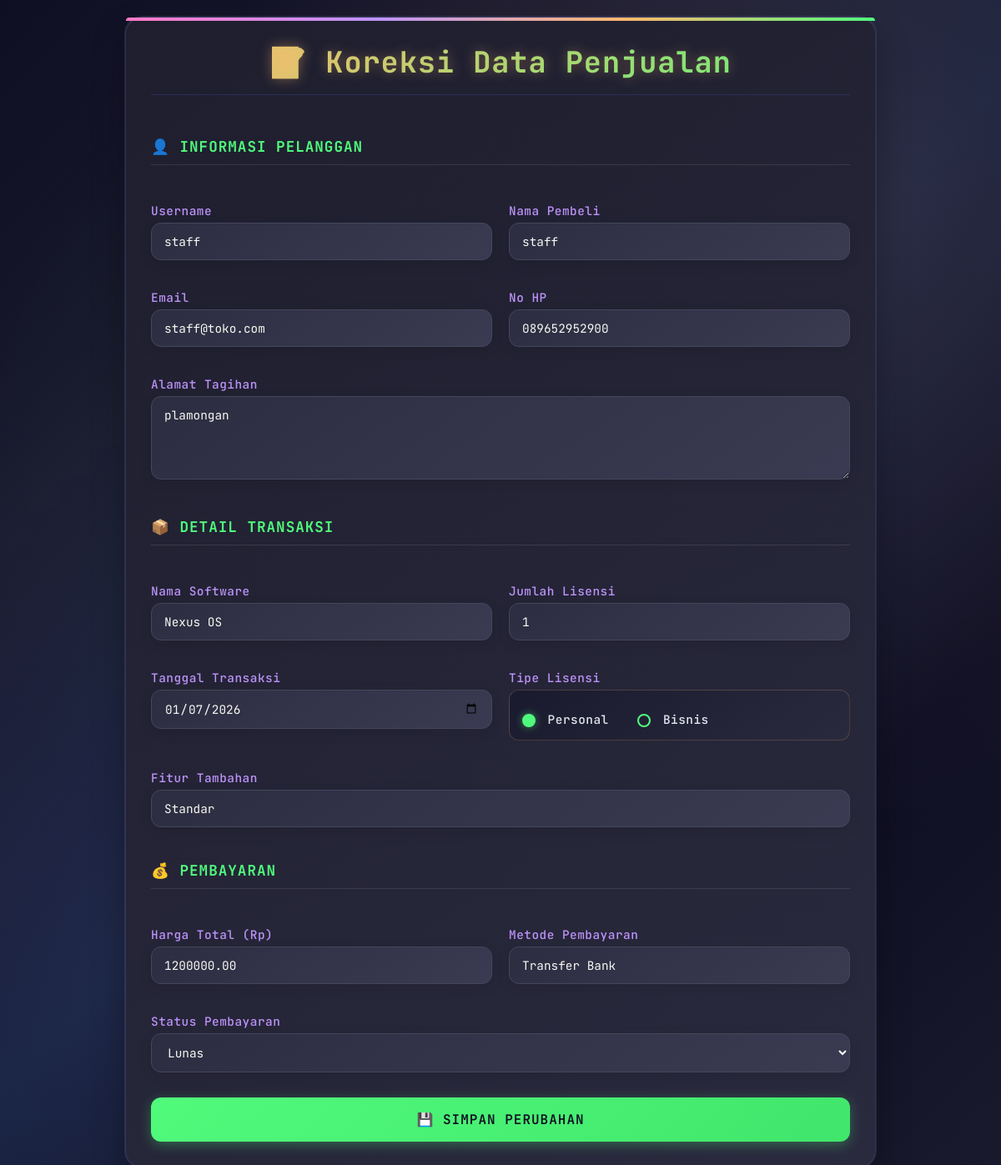
Page /koreksiDataPenjualan.php?kode=1 on the committed database.
### tables this page shows
CREATE TABLE `table_penjualan` (
  `id` int(11) NOT NULL,
  `username` varchar(50) DEFAULT NULL,
  `nama_pembeli` varchar(100) DEFAULT NULL,
  `jumlah_lisensi` int(11) DEFAULT NULL,
  `nama_software` varchar(100) DEFAULT NULL,
  `tanggal_transaksi` date DEFAULT NULL,
  `harga` decimal(15,2) DEFAULT NULL,
  `alamat` text DEFAULT NULL,
  `metode_pembayaran` varchar(50) DEFAULT NULL,
  `no_hp` varchar(20) DEFAULT NULL,
  `tipe_lisensi` varchar(50) DEFAULT NULL,
  `status_pembayaran` enum('Lunas','Pending','Batal') DEFAULT NULL,
  `fitur_tambahan` text DEFAULT NULL,
  `email` varchar(100) DEFAULT NULL,
  `bukti_pembayaran` varchar(255) DEFAULT NULL,
  `profile_picture` varchar(255) DEFAULT NULL
);

### koreksiDataPenjualan.php (the view, shortened to what this page needs)
<?php
require "koneksi.php";
$id = (int)$_GET['kode'];
$sql = "SELECT * FROM table_penjualan WHERE id = $id";
$result = $conn->query($sql);
if ($result->num_rows > 0) {
    $row = $result->fetch_assoc();
} else {
    echo "Data transaksi tidak ditemukan.";
    exit;
}
?>
<!DOCTYPE html>
<html lang="id">
<head>
</head>
<body>
    <div class="container">
        <h1>📝 Koreksi Data Penjualan</h1>
        <form action="simpanKoreksiPenjualan.php" method="POST">
            <div class="form-grid">
                <h3 class="section-title">👤 Informasi Pelanggan</h3>
                <div>
                    <label for="username">Username</label>
                    <input type="text" id="username" name="username" value="<?= isset($row['username']) ? $row['username'] : '' ?>" required>
                </div>
                <div>
                    <label for="nama_pembeli">Nama Pembeli</label>
                    <input type="text" id="nama_pembeli" name="nama_pembeli" value="<?= isset($row['nama_pembeli']) ? $row['nama_pembeli'] : '' ?>" required>
                </div>
                <div>
                    <label for="email">Email</label>
                    <input type="email" id="email" name="email" value="<?= isset($row['email']) ? $row['email'] : '' ?>">
                </div>
                <div>
                    <label for="noHP">No HP</label>
                    <input type="text" id="noHP" name="no_hp" value="<?= isset($row['no_hp']) ? $row['no_hp'] : '' ?>">
                </div>
                <div class="full-width">
                    <label for="alamat">Alamat Tagihan</label>
                    <textarea id="alamat" name="alamat" rows="2"><?= isset($row['alamat']) ? $row['alamat'] : '' ?></textarea>
                </div>
                <h3 class="section-title">📦 Detail Transaksi</h3>
                <div>
                    <label for="nama_software">Nama Software</label>
                    <input type="text" id="nama_software" name="nama_software" value="<?= isset($row['nama_software']) ? $row['nama_software'] : '' ?>">
                </div>
                <div>
                    <label for="jumlah_lisensi">Jumlah Lisensi</label>
                    <input type="number" id="jumlah_lisensi" name="jumlah_lisensi" value="<?= isset($row['jumlah_lisensi']) ? $row['jumlah_lisensi'] : '' ?>">
                </div>
                <div>
                    <label for="tanggal_transaksi">Tanggal Transaksi</label>
                    <input type="date" id="tanggal_transaksi" name="tanggal_transaksi" value="<?= isset($row['tanggal_transaksi']) ? $row['tanggal_transaksi'] : '' ?>">
                </div>
                <div>
                    <label>Tipe Lisensi</label>
                    <div class="radio-group" style="padding: 10px;">
                        <input type="radio" id="tipe_p" name="tipe_lisensi" value="Personal" <?= (isset($row['tipe_lisensi']) && $row['tipe_lisensi'] == 'Personal') ? 'checked' : '' ?>>
                        <label for="tipe_p">Personal</label>
                        <input type="radio" id="tipe_b" name="tipe_lisensi" value="Bisnis" <?= (isset($row['tipe_lisensi']) && $row['tipe_lisensi'] == 'Bisnis') ? 'checked' : '' ?>>
                        <label for="tipe_b">Bisnis</label>
                    </div>
                </div>
                <div class="full-width">
                    <label for="fitur_tambahan">Fitur Tambahan</label>
                    <input type="text" id="fitur_tambahan" name="fitur_tambahan" value="<?= isset($row['fitur_tambahan']) ? $row['fitur_tambahan'] : '' ?>">
                </div>
                <h3 class="section-title">💰 Pembayaran</h3>
                <div>
                    <label for="harga">Harga Total (Rp)</label>
                    <input type="number" id="harga" name="harga" value="<?= isset($row['harga']) ? $row['harga'] : '' ?>">
                </div>
                <div>
                    <label for="metode_pembayaran">Metode Pembayaran</label>
                    <input type="text" id="metode_pembayaran" name="metode_pembayaran" value="<?= isset($row['metode_pembayaran']) ? $row['metode_pembayaran'] : '' ?>">
                </div>
                <div class="full-width">
                    <label for="status_pembayaran">Status Pembayaran</label>
                    <select id="status_pembayaran" name="status_pembayaran">
                        <option value="Lunas" <?= (isset($row['status_pembayaran']) && $row['status_pembayaran'] == 'Lunas') ? 'selected' : '' ?>>Lunas</option>
                    </select>
                </div>
            </div>
            <input type="submit" value="💾 Simpan Perubahan">
        </form>
    </div>
</body>
</html>

### koreksiDataPenjualan.php (style rules this page uses)
* { box-sizing: border-box; }
body { font-family: 'JetBrains Mono', 'Courier New', monospace; background: linear-gradient(135deg, #0f0f23 0%, #1a1a2e 25%, #16213e 50%, #0f0f23 75%, #1a1a2e 100%); background-attachment: fixed; color: #e2e8f0; margin: 0; padding: 20px; min-height: 100vh; }
body::before { content: ''; position: fixed; top: 0; left: 0; width: 100%; height: 100%; background: radial-gradient(circle at 20% 80%, rgba(120, 119, 198, 0.1) 0%, transparent 50%), radial-gradient(circle at 80% 20%, rgba(255, 177, 153, 0.1) 0%, transparent 50%), radial-gradient(circle at 40% 40%, rgba(80, 250, 123, 0.05) 0%, transparent 50%); pointer-events: none; z-index: -1; }
.container { max-width: 900px; margin: 0 auto; background: linear-gradient(145deg, #1e1e2e, #2a2a3e); border-radius: 20px; box-shadow: 0 20px 40px rgba(0,0,0,0.3), 0 0 0 1px rgba(255, 255, 255, 0.1), inset 0 1px 0 rgba(255, 255, 255, 0.1); border: 1px solid rgba(99, 102, 241, 0.2); backdrop-filter: blur(10px); padding: 30px; position: relative; }
.container::before { content: ''; position: absolute; top: 0; left: 0; right: 0; height: 4px; background: linear-gradient(90deg, #ff79c6, #bd93f9, #ffb86c, #50fa7b); border-radius: 20px 20px 0 0; }
h1 { background-image: linear-gradient(135deg, #ffb86c, #50fa7b); color: transparent; background-clip: text; -webkit-background-clip: text; margin: 0 0 30px 0; padding: 0 0 15px 0; text-align: center; font-size: 2.2em; font-weight: 700; text-shadow: 0 0 15px rgba(255, 184, 108, 0.4); letter-spacing: 1px; border-bottom: 1px solid rgba(99, 102, 241, 0.2); }
label { display: block; margin-top: 15px; margin-bottom: 5px; font-weight: 500; color: #bd93f9; letter-spacing: 0.5px; font-size: 0.9em; }
input[type="text"], input[type="email"], input[type="password"], input[type="number"], select, textarea, input[type="date"] { width: 100%; padding: 12px 15px; border: 1px solid #44475a; border-radius: 12px; background: linear-gradient(145deg, #2d2d42, #3a3a52); color: #f8f8f2; box-sizing: border-box; font-family: 'JetBrains Mono', monospace; font-size: 0.9em; transition: all 0.3s ease; box-shadow: 0 4px 15px rgba(0, 0, 0, 0.1); }
textarea { resize: vertical; min-height: 100px; }
.radio-group, .checkbox-group { margin-top: 0; padding: 20px; border: 1px solid rgba(255, 184, 108, 0.2); border-radius: 12px; background: linear-gradient(145deg, #1a1a2e, #2a2a3e); }
.radio-group input[type="radio"], .radio-group label { display: inline-block; margin-right: 20px; cursor: pointer; color: #e2e8f0; }
.radio-group input[type="radio"] { margin-right: 5px; appearance: none; width: 16px; height: 16px; border: 2px solid #50fa7b; border-radius: 50%; vertical-align: middle; position: relative; top: -1px; }
.radio-group input[type="radio"]:checked { background-color: #50fa7b; border-color: #50fa7b; box-shadow: 0 0 10px rgba(80, 250, 123, 0.5); }
input[type="submit"] { display: block; width: 100%; padding: 16px 32px; margin-top: 30px; background: linear-gradient(135deg, #50fa7b, #40e66b); color: #0f0f23; text-decoration: none; border: none; border-radius: 12px; font-weight: 600; font-family: 'JetBrains Mono', monospace; transition: all 0.3s ease; box-shadow: 0 4px 15px rgba(80, 250, 123, 0.3); text-transform: uppercase; letter-spacing: 1px; cursor: pointer; font-size: 1em; position: relative; overflow: hidden; }
::placeholder { color: #777; opacity: 0.7; }
.form-grid { display: grid; grid-template-columns: 1fr 1fr; gap: 20px; }
.full-width { grid-column: span 2; }
.section-title { grid-column: span 2; color: #50fa7b; border-bottom: 1px solid rgba(255,255,255,0.1); padding-bottom: 10px; margin-top: 20px; margin-bottom: 10px; font-size: 1.1em; text-transform: uppercase; letter-spacing: 1px; }

### rows in the picture
table_penjualan: username "staff", nama_pembeli "staff", email "staff@toko.com", no_hp "089652952900", alamat "plamongan", nama_software "Nexus OS", jumlah_lisensi "1", tanggal_transaksi "01/07/2026", tipe_lisensi "☑ Personal", tipe_lisensi "☐ Bisnis", fitur_tambahan "Standar", harga "1200000.00", metode_pembayaran "Transfer Bank", status_pembayaran "Lunas"
